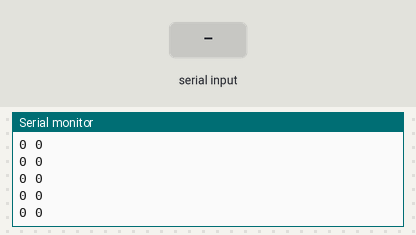
A sketch run on a simulated Arduino Mega 2560, built for the host (arithmetic inside an expression is 32-bit, double 64-bit). Parts: the last lines printed to the serial monitor. The test bench sets the inputs (shaded band).

Above: at 1.2 s.
1.3 s: "1" received over the second serial link
At 1.31 s:
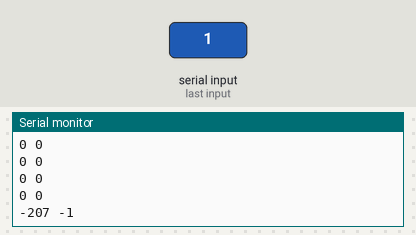
2.8 s: "0" received over the second serial link
At 2.81 s:
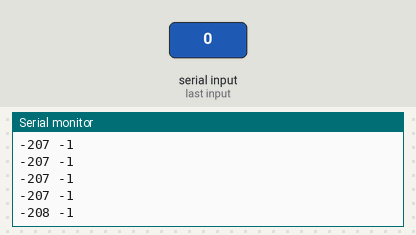
4.3 s: "2" received over the second serial link
At 4.32 s:
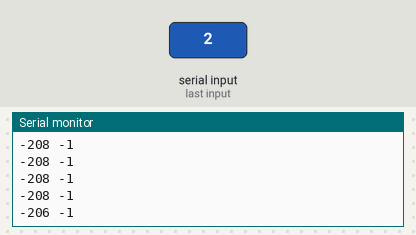
Timing chart, 0 to 7.3 s (numbered marks = the images above; inputs shaded):
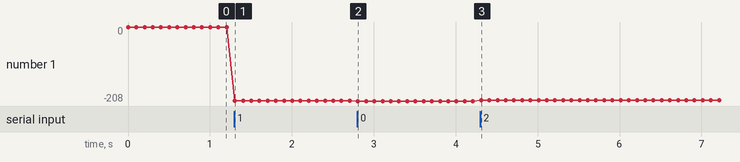

Measured:
- after the input at 1.3 s, the serial monitor: prints a new line at once (image 1)
- after the input at 2.8 s, the serial monitor: prints a new line at once (image 2)
- after the input at 4.3 s, the serial monitor: prints a new line at once (image 3)
- plotted number 1: 0 → -207 after the input at 1.3 s, -207 → -208 after the input at 2.8 s, -208 → -206 after the input at 4.3 s

The sketch:

vk_encoder_test.ino
```cpp
// program feather M0 but select Arduino Zero in Board menu

#define ncodr Serial1
// #define SerialDBG SerialUSB
#define SerialDBG SERIAL_PORT_USBVIRTUAL

union Data{
  int16_t value;
  char bytes[3];
};

Data enca_u;
Data encb_u;

void setup(void) {
  SerialDBG.begin(9600);
  SerialDBG.println("HERE!!!");
  ncodr.begin(57600);
  ncodr.write('a'); // zero out encoder a
  delay(1);
  ncodr.write('b'); // zero out encoder b
}

void loop() {
  readEncoder();
  SerialDBG.print(enca_u.value);
  SerialDBG.print(" ");
  SerialDBG.println(encb_u.value);
  delay(100);
}

bool readEncoder(){
  //read encoder value into global enca_u.value
  bool out = false;
  ncodr.print("R");
  if(ncodr.available()){
    out = true;
    enca_u.bytes[0] = ncodr.read(); // receive a byte as character
    enca_u.bytes[1] = ncodr.read(); // receive a byte as character
    enca_u.bytes[2] = ncodr.read(); // receive a byte as character
    encb_u.bytes[0] = ncodr.read(); // receive a byte as character
    encb_u.bytes[1] = ncodr.read(); // receive a byte as character
    encb_u.bytes[2] = ncodr.read(); // receive a byte as character
    while(ncodr.available()){
      ncodr.read();
    }
  }
  return out;
}
```
